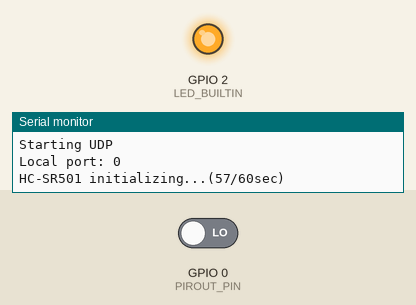
The sketch below on a simulated ESP8266 (NodeMCU). Parts: output pins drawn as LEDs (lit = HIGH, except the on-board LED, lit = LOW), the last lines printed to the serial monitor. The test bench sets the inputs (shaded band); at power-on: GPIO 0 (PIROUT_PIN) LOW. WiFi joins after 1.5 s; servers stay silent unless stated.

Above: at 2.4 s.
At 61.1 s:
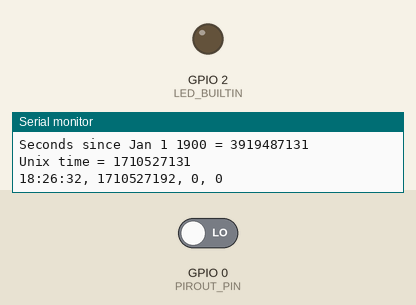
Timing chart, 0 to 62.6 s (numbered marks = the images above):
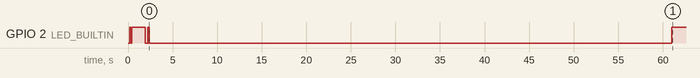

The sketch:

IamHere_SenderCSV.ino
```cpp
// (licence header left out)
#include <ESP8266WiFi.h>
#include <ESP8266WiFiMulti.h>
#include <WiFiUdp.h>
#include "ThingSpeak.h"
#include "config.h"

ESP8266WiFiMulti wifiMulti;
WiFiClient wifi_client;

int sensor_data                 = 0;
uint16 detect_count             = 0;
uint16 no_detect_count          = 0;
uint16 max_no_detect_count      = 0;

unsigned long start_chktime     = 0;
period_state_t period_st        = CHK_NONE;
uint16 detect_count_in_perid    = 0;

present_state_t present_st      = LEFT;

unsigned long myChannelNumber   = SECRET_CH_ID;
unsigned int  dataFieldNumber   = 1;
const char *myWriteAPIKey       = SECRET_WRITE_APIKEY;

unsigned long setup_starttime   = 0;
unsigned long data_sendtime     = 0;
run_state_t run_st              = RUN_SETUP;

boolean connectioWasAlive       = true;
unsigned long chkwifi_time      = 0;
unsigned long ntp_unix_time     = 0;
unsigned long curr_unix_time    = 0;


unsigned int localPort = 2390;      // local port to listen for UDP packets
IPAddress timeServerIP;
const char* ntpServerName = "tock.stdtime.gov.tw";
const int NTP_PACKET_SIZE = 48; // NTP time stamp is in the first 48 bytes of the message
byte packetBuffer[ NTP_PACKET_SIZE]; //buffer to hold incoming and outgoing packets
WiFiUDP udp;

void init_dev_io() {
    Serial.begin(115200);
    while (!Serial) {
        ; // wait for serial port to connect. Needed for native USB
    }
    delay(100);

    pinMode(PIROUT_PIN, INPUT);
    pinMode(LED_BUILTIN, OUTPUT);
    ledCtrl(BLINK_INIT);
    Serial.println();
}

void init_pir_sensor() {
    unsigned long t = 0;

    /*  HC-SR501 requires some time to acclimatize to the infrared energy in the room.
        This takes 60 seconds when the sensor is first powered up. */
    if (PIR_INIT_TIME_MS > (millis() - setup_starttime)) {
        t = PIR_INIT_TIME_MS - (millis() - setup_starttime);
        Serial.printf("HC-SR501 initializing...(%d/%dsec)\r\n", (t / 1000), (PIR_INIT_TIME_MS / 1000));
        delay(t);
    }
}

void init_wifi_cfg(wifi_sta_config_t *wifi_sta) {
    wifi_sta_config_t *sta = wifi_sta;

    while (*sta->ssid != NULL ) {
        Serial.printf("addAP: %s / %s\r\n", sta->ssid, sta->password);
        wifiMulti.addAP(sta->ssid, sta->password);
        sta++;
    }
}

void init_net_connect() {
    unsigned int i = 0;

    Serial.printf("\r\nLooking for WiFi");
    while (wifiMulti.run() != WL_CONNECTED)
    {
        Serial.print(".");
        delay(500);

        i++;

        if (i % 2 == 0) {
            ledCtrl(OFF);
        } else {
            ledCtrl(ON);
        }

        if (i >= ((1 << (sizeof(uint16) * 8)) - 1)) {
            i = 0;
        }
    }

    Serial.printf("\r\nWiFi connected to: %s\r\n", WiFi.SSID().c_str());
    Serial.printf("IP address: %s\r\n", WiFi.localIP().toString().c_str());
    Serial.println("Starting UDP");
    udp.begin(localPort);
    Serial.print("Local port: ");
    Serial.println(udp.localPort());
    ledCtrl(ON);
}

void init_cloud_services() {
    ThingSpeak.begin(wifi_client);
}

// send an NTP request to the time server at the given address
void sendNTPpacket(IPAddress& address) {
    Serial.println("sending NTP packet...");
    // set all bytes in the buffer to 0
    memset(packetBuffer, 0, NTP_PACKET_SIZE);
    // Initialize values needed to form NTP request
    // (see URL above for details on the packets)
    packetBuffer[0] = 0b11100011;   // LI, Version, Mode
    packetBuffer[1] = 0;     // Stratum, or type of clock
    packetBuffer[2] = 6;     // Polling Interval
    packetBuffer[3] = 0xEC;  // Peer Clock Precision
    // 8 bytes of zero for Root Delay & Root Dispersion
    packetBuffer[12]  = 49;
    packetBuffer[13]  = 0x4E;
    packetBuffer[14]  = 49;
    packetBuffer[15]  = 52;

    // all NTP fields have been given values, now
    // you can send a packet requesting a timestamp:
    udp.beginPacket(address, 123); //NTP requests are to port 123
    udp.write(packetBuffer, NTP_PACKET_SIZE);
    udp.endPacket();
}

void update_ntp_time() {
    WiFi.hostByName(ntpServerName, timeServerIP);
    sendNTPpacket(timeServerIP); // send an NTP packet to a time server
    delay(1000);
    int cb = udp.parsePacket();
    if (!cb) {
        Serial.println("no packet yet");
    } else {
        Serial.print("packet received, length=");
        Serial.println(cb);
        // We've received a packet, read the data from it
        udp.read(packetBuffer, NTP_PACKET_SIZE); // read the packet into the buffer

        //the timestamp starts at byte 40 of the received packet and is four bytes,
        // or two words, long. First, esxtract the two words:

        unsigned long highWord = word(packetBuffer[40], packetBuffer[41]);
        unsigned long lowWord = word(packetBuffer[42], packetBuffer[43]);
        // combine the four bytes (two words) into a long integer
        // this is NTP time (seconds since Jan 1 1900):
        unsigned long secsSince1900 = highWord << 16 | lowWord;
        Serial.print("Seconds since Jan 1 1900 = ");
        Serial.println(secsSince1900);

        // now convert NTP time into everyday time:
        Serial.print("Unix time = ");
        // Unix time starts on Jan 1 1970. In seconds, that's 2208988800:
        const unsigned long seventyYears = 2208988800UL;
        // subtract seventy years:
        unsigned long epoch = secsSince1900 - seventyYears;
        // print Unix time:
        epoch += 8 * 60 * 60;
        ntp_unix_time = epoch;
        Serial.println(epoch);
    }
}

void setup() {
    run_st = RUN_SETUP;
    setup_starttime = millis();

    init_dev_io();
    init_wifi_cfg(wifi_sta_cfg);
    init_net_connect();
    init_cloud_services();

    send_data_to_cloud(LEFT);   /* force set LEFT state in setup */
    init_pir_sensor();
    update_ntp_time();
}

int send_data_to_cloud(int data) {
    int httpCode;

    if (connectioWasAlive == false) {
        Serial.println("warning: ignore data transmit! the network is disconnected.");
        return 1;
    }

    if (((millis() - data_sendtime) < SEND_INTERVAL_MS) && (run_st == RUN_LOOP)) {
        Serial.println("warning: ignore data transmit! data push interval must be greater than 15 seconds.");
        return 1;
    }

    data_sendtime =  millis();

    httpCode = ThingSpeak.writeField(myChannelNumber, dataFieldNumber, data, myWriteAPIKey);

    if (httpCode == 200) {
        ledCtrl(BLINK_SENT);
        return 0;
    }
    else {
        Serial.printf("Problem writing to channel. HTTP error code: %d\r\n", httpCode);
        return -1;
    }
}

void update_sensor_data() {
    sensor_data = digitalRead(PIROUT_PIN);

    if (sensor_data == HIGH)
    {
        //Serial.println("ON");
        if (present_st != PRESENTED) {
            ledCtrl(ON);
        }
        detect_count++;

#if CFG_IGNORE_NOISES
        if ((period_st == CHK_NONE) &&
                (detect_count <= IGNORE_NOISES_NUM)) {
            /* ignore noises */
            return;
        }
#endif

        no_detect_count = 0;

        if (period_st == CHK_NONE) {
            period_st = CHK_START;
            start_chktime = millis();
        }

        if (period_st > CHK_START) { /* CHK_IN_PERID, CHK_END */
            detect_count_in_perid++;

            /*  Why use `== THRESHOLD_PRESENT` rather than use `>= THRESHOLD_PRESENT`
             *  You can't push data frequently. Interval must be greater than 15 seconds.
             *  when the condition is triggered, only one data is transmitted.
             */
            if (detect_count_in_perid == THRESHOLD_PRESENT) {
                /* That means the system recognizes that someone really exists there */
#if CFG_SEND_WHEN_CHANGE
                if (present_st != PRESENTED) { /* state change happens */
                    present_st = PRESENTED;
                    send_data_to_cloud(present_st);
                    ledCtrl(ON);
                }
#else
                present_st = PRESENTED;
                send_data_to_cloud(present_st);
                ledCtrl(ON);
#endif
            }
        }
    }
    else
    {
        //Serial.println("OFF");
        if (present_st != PRESENTED) {
            ledCtrl(OFF);
        }
        no_detect_count++;
        detect_count = 0;

        if (no_detect_count == THRESHOLD_LEAVE)
        {
#if CFG_SEND_IN_EACH_PERIOD
            no_detect_count = 0; /* it will trigger the transmit
                                    every time the threshold is reached */
#endif
            /* That means the system recognizes that someone leaves already */
#if CFG_SEND_WHEN_CHANGE
            if (present_st != LEFT) { /* state change happens */
                present_st = LEFT;
                send_data_to_cloud(present_st);
                ledCtrl(OFF);
            }
#else
            present_st = LEFT;
            send_data_to_cloud(present_st);
            ledCtrl(OFF);
#endif
        }

        if (no_detect_count >= ((1 << (sizeof(uint16) * 8)) - 1)) {
            no_detect_count = 0;
            max_no_detect_count = 0;
        }

        if (no_detect_count > max_no_detect_count) {
            max_no_detect_count = no_detect_count;
        }
    }

    if ((period_st == CHK_IN_PERID) &&
            (millis() - start_chktime > CHK_PERIOD_TIME)) {
        period_st = CHK_END;
    }
}

void show_summary() {
    print_timestamp();
    Serial.printf("  pv:%d dc:%d\tndc:%d\tMax(ndc):%d", sensor_data, detect_count, no_detect_count, max_no_detect_count);

#if CFG_SHOW_SEC
    Serial.printf("  %dsec", ((max_no_detect_count * LOOP_INTERVAL_MS) / 1000));
#endif

    if (present_st == PRESENTED) {
        Serial.print(" ... [O]");
    } else {
        Serial.print(" ... [X]");
    }

    if (connectioWasAlive == true) {
        Serial.print(" ");
    } else {
        Serial.print("!");
    }

    if (period_st == CHK_START)
    {
        Serial.printf(" --* (%dsec)\r\n", (CHK_PERIOD_TIME / 1000));
        period_st = CHK_IN_PERID;
    }
    else if (period_st == CHK_IN_PERID)
    {
        Serial.printf("   | %d\r\n", detect_count_in_perid);
    }
    else if (period_st == CHK_END)
    {
        Serial.printf(" __x %d\r\n", detect_count_in_perid);
        period_st = CHK_NONE;
        detect_count_in_perid = 0;

#if CFG_SEND_IN_EACH_PERIOD
        //if (present_st == PRESENTED) {
        send_data_to_cloud(present_st);
        //}
#endif
        // reset counter
        //detect_count = 0;
        //no_detect_count = 0;
    }
    else
    {
        Serial.println();
    }
}

void show_summary_csv() {
    print_timestamp();
    Serial.printf(", %d, %d, %d\r\n", curr_unix_time, sensor_data, present_st);


    if (period_st == CHK_START)
    {
        period_st = CHK_IN_PERID;
    }
    else if (period_st == CHK_END)
    {
        period_st = CHK_NONE;
        detect_count_in_perid = 0;

#if CFG_SEND_IN_EACH_PERIOD
        //if (present_st == PRESENTED) {
        send_data_to_cloud(present_st);
        //}
#endif
        // reset counter
        //detect_count = 0;
        //no_detect_count = 0;
    }
}

void monitor_wifi()
{
    if (((millis() - chkwifi_time) < CHK_WIFI_INTERVAL_MS) && (run_st == RUN_LOOP)) {
        return;
    }

    chkwifi_time =  millis();

    if (wifiMulti.run() != WL_CONNECTED) {
        if (connectioWasAlive == true) {
            connectioWasAlive = false;
        }
    } else if (connectioWasAlive == false) {
        connectioWasAlive = true;
    }
}

void loop() {
    run_st = RUN_LOOP;

    monitor_wifi();
    update_sensor_data();
    show_summary_csv();

    delay(LOOP_INTERVAL_MS);
}
```

config.h
```cpp
// (licence header left out)
typedef enum {
    OFF,
    ON,
    BLINK_INIT,
    BLINK_SENT,
} led_state_t;

typedef enum {
    CHK_NONE,
    CHK_START,
    CHK_IN_PERID,
    CHK_END,
} period_state_t;

typedef enum {
    LEFT,
    PRESENTED,
} present_state_t;

typedef enum {
    RUN_SETUP,
    RUN_LOOP,
} run_state_t;

typedef struct {
    char ssid[32];
    char password[64];
} wifi_sta_config_t;

#define LOOP_INTERVAL_MS            (1 * 1000)
#define PIROUT_PIN                  0               /* in my ESP-01 module, LED_BUILTIN is D2,
                                                       so don't use D2 if you want to use ESP-01 onboard LED */
#define PIR_INIT_TIME_MS            (60 * 1000)     /* HC-SR501 requires some time to acclimatize to the infrared energy in the room.
                                                       This takes 60 seconds when the sensor is first powered up. */

/* =================================================================
 * According to your usage situation adjust the following parameters
 * =================================================================
 */
#define CHK_PERIOD_TIME             (60 * 1000)
#define THRESHOLD_PRESENT           15              /* detected counts in the detection period */
#define THRESHOLD_LEAVE             120             /* detected counts in the detection period */
#define CFG_IGNORE_NOISES           1
#define IGNORE_NOISES_NUM           2               /* for ignore noises */

/* ===============================================================
 * According to your WiFi settings adjust the following parameters
 * ===============================================================
 */

wifi_sta_config_t wifi_sta_cfg[] = {
    {   "MySSID1", "MyPassword1"  },    /* replace MySSID with your WiFi network name */
    {   "MySSID2", "MyPassword2"  },    /* replace MyPassword with your WiFi password */
    {   "MySSID3", "MyPassword3"  },    /* add your failover WiFi AP */

    /* DO NOT remove the following line  */
    {   NULL,   NULL    },
};

#define CHK_WIFI_INTERVAL_MS        (10 * 1000)

/* ============================================================================
 * According to your Cloud(ThingSpeak) settings adjust the following parameters
 * ============================================================================
 */
#define SECRET_CH_ID                000000          /* replace 000000 with your channel number */
#define SECRET_WRITE_APIKEY         "XYZ"           /* replace XYZ with your channel write API Key */
#define CFG_SEND_WHEN_CHANGE        0
#define CFG_SEND_IN_EACH_PERIOD     1
#define SEND_INTERVAL_MS            (15 * 1000)
```

libs.ino
```cpp
// (licence header left out)
void ledCtrl(led_state_t st) {
    switch (st)
    {
        case ON:
            digitalWrite(LED_BUILTIN, LOW); /* Active Low LED_BUILTIN */
            break;
        case OFF:
            digitalWrite(LED_BUILTIN, HIGH);
            break;
        case BLINK_INIT:
            digitalWrite(LED_BUILTIN, LOW);
            delay(100);
            digitalWrite(LED_BUILTIN, HIGH);
            delay(100);
            digitalWrite(LED_BUILTIN, LOW);
            delay(100);
            digitalWrite(LED_BUILTIN, HIGH);
            break;
        case BLINK_SENT:
            digitalWrite(LED_BUILTIN, HIGH);
            delay(50);
            digitalWrite(LED_BUILTIN, LOW);
            delay(50);
            digitalWrite(LED_BUILTIN, HIGH);
            delay(50);
            digitalWrite(LED_BUILTIN, LOW);
            break;
    }
}

void print_timestamp() {
    curr_unix_time = (millis() - setup_starttime) / 1000;

    curr_unix_time += ntp_unix_time;

    Serial.print((curr_unix_time  % 86400L) / 3600); // print the hour (86400 equals secs per day)
    Serial.print(':');
    if (((curr_unix_time % 3600) / 60) < 10) {
        // In the first 10 minutes of each hour, we'll want a leading '0'
        Serial.print('0');
    }
    Serial.print((curr_unix_time  % 3600) / 60); // print the minute (3600 equals secs per minute)
    Serial.print(':');
    if ((curr_unix_time % 60) < 10) {
        // In the first 10 seconds of each minute, we'll want a leading '0'
        Serial.print('0');
    }
    Serial.print(curr_unix_time % 60); // print the second
}
```
